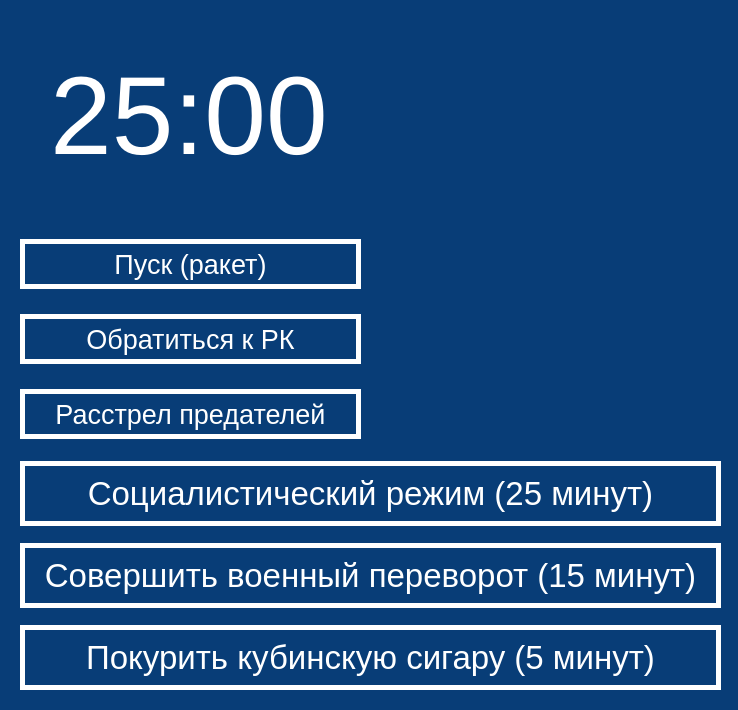
<?xml version="1.0" encoding="UTF-8"?>
<ui version="4.0">
 <class>MainWindow</class>
 <widget class="QMainWindow" name="MainWindow">
  <property name="enabled">
   <bool>true</bool>
  </property>
  <property name="geometry">
   <rect>
    <x>0</x>
    <y>0</y>
    <width>738</width>
    <height>710</height>
   </rect>
  </property>
  <property name="minimumSize">
   <size>
    <width>738</width>
    <height>710</height>
   </size>
  </property>
  <property name="maximumSize">
   <size>
    <width>738</width>
    <height>710</height>
   </size>
  </property>
  <property name="windowTitle">
   <string>Revolution timer!</string>
  </property>
  <property name="windowIcon">
   <iconset resource="Res.qrc">
    <normaloff>:/Icon.ico</normaloff>:/Icon.ico</iconset>
  </property>
  <property name="styleSheet">
   <string notr="true">QMainWindow#MainWindow {

	background-color: #083D77;
}</string>
  </property>
  <widget class="QWidget" name="centralwidget">
   <widget class="QWidget" name="horizontalLayoutWidget">
    <property name="geometry">
     <rect>
      <x>380</x>
      <y>20</y>
      <width>351</width>
      <height>424</height>
     </rect>
    </property>
    <layout class="QHBoxLayout" name="CheGevaraHL">
     <item>
      <widget class="QLabel" name="CheGevaraL">
       <property name="styleSheet">
        <string notr="true">QLabel#CheGevaraL {

	background-color: #083D77;
}</string>
       </property>
       <property name="text">
        <string/>
       </property>
       <property name="pixmap">
        <pixmap resource="Res.qrc">:/Че Гевара.jpg</pixmap>
       </property>
      </widget>
     </item>
    </layout>
   </widget>
   <widget class="QWidget" name="verticalLayoutWidget">
    <property name="geometry">
     <rect>
      <x>20</x>
      <y>450</y>
      <width>701</width>
      <height>251</height>
     </rect>
    </property>
    <layout class="QVBoxLayout" name="TimeButtons">
     <item>
      <widget class="QPushButton" name="Time25Button">
       <property name="minimumSize">
        <size>
         <width>0</width>
         <height>65</height>
        </size>
       </property>
       <property name="maximumSize">
        <size>
         <width>16777215</width>
         <height>65</height>
        </size>
       </property>
       <property name="styleSheet">
        <string notr="true">QPushButton#Time25Button {
    
    font-size: 25pt;
    color: #FFFFFF;
    
    background-color: #083D77;
    
    border: 5px solid #FFFFFF;
    box-sizing: border-box;
 }
 QPushButton#Time25Button:hover {
     
    background-color: #FFFFFF;
    color: #1B2D53;
    border: 5px solid #1B2D53;
 }
 QPushButton#Time25Button:pressed {
     
    background-color: #DB1921;
    color: #FFFFFF;
    border: 5px solid #000000;
 }
</string>
       </property>
       <property name="text">
        <string>Социалистический режим (25 минут)</string>
       </property>
      </widget>
     </item>
     <item>
      <widget class="QPushButton" name="Time15Button">
       <property name="minimumSize">
        <size>
         <width>0</width>
         <height>65</height>
        </size>
       </property>
       <property name="maximumSize">
        <size>
         <width>16777215</width>
         <height>65</height>
        </size>
       </property>
       <property name="styleSheet">
        <string notr="true">QPushButton#Time15Button {
    
    font-size: 25pt;
    color: #FFFFFF;
    
    background-color: #083D77;
    
    border: 5px solid #FFFFFF;
    box-sizing: border-box;
 }
 QPushButton#Time15Button:hover {
     
    background-color: #FFFFFF;
    color: #1B2D53;
    border: 5px solid #1B2D53;
 }
 QPushButton#Time15Button:pressed {
     
    background-color: #DB1921;
    color: #FFFFFF;
    border: 5px solid #000000;
 }

</string>
       </property>
       <property name="text">
        <string>Совершить военный переворот (15 минут)</string>
       </property>
      </widget>
     </item>
     <item>
      <widget class="QPushButton" name="Time5Button">
       <property name="minimumSize">
        <size>
         <width>0</width>
         <height>65</height>
        </size>
       </property>
       <property name="maximumSize">
        <size>
         <width>16777215</width>
         <height>65</height>
        </size>
       </property>
       <property name="styleSheet">
        <string notr="true">QPushButton#Time5Button {
    
    font-size: 25pt;
    color: #FFFFFF;
    
    background-color: #083D77;
    
    border: 5px solid #FFFFFF;
    box-sizing: border-box;
 }
 QPushButton#Time5Button:hover {
     
    background-color: #FFFFFF;
    color: #1B2D53;
    border: 5px solid #1B2D53;
 }
 QPushButton#Time5Button:pressed {
     
    background-color: #DB1921;
    color: #FFFFFF;
    border: 5px solid #000000;
 }

</string>
       </property>
       <property name="text">
        <string>Покурить кубинскую сигару (5 минут)</string>
       </property>
      </widget>
     </item>
    </layout>
   </widget>
   <widget class="QWidget" name="verticalLayoutWidget_3">
    <property name="geometry">
     <rect>
      <x>20</x>
      <y>220</y>
      <width>341</width>
      <height>241</height>
     </rect>
    </property>
    <layout class="QVBoxLayout" name="ControlButtons">
     <item>
      <widget class="QPushButton" name="StartButton">
       <property name="minimumSize">
        <size>
         <width>0</width>
         <height>50</height>
        </size>
       </property>
       <property name="maximumSize">
        <size>
         <width>16777215</width>
         <height>50</height>
        </size>
       </property>
       <property name="styleSheet">
        <string notr="true">QPushButton#StartButton {
    
    font-size: 20pt;
    color: #FFFFFF;
    
    background-color: #083D77;
    
    border: 5px solid #FFFFFF;
    box-sizing: border-box;
 }
 QPushButton#StartButton:hover {
     
    background-color: #FFFFFF;
    color: #1B2D53;
    border: 5px solid #1B2D53;
 }
 QPushButton#StartButton:pressed {
     
    background-color: #DB1921;
    color: #FFFFFF;
    border: 5px solid #000000;
 }
 QPushButton#StartButton:disabled {
     
    background-color: #083D77;
    color: #6B8BAD;
    border: 5px solid #6B8BAD;
 }</string>
       </property>
       <property name="text">
        <string>Пуск (ракет)</string>
       </property>
      </widget>
     </item>
     <item>
      <widget class="QPushButton" name="PauseButton">
       <property name="minimumSize">
        <size>
         <width>0</width>
         <height>50</height>
        </size>
       </property>
       <property name="maximumSize">
        <size>
         <width>16777215</width>
         <height>50</height>
        </size>
       </property>
       <property name="styleSheet">
        <string notr="true">QPushButton#PauseButton {
    
    font-size: 20pt;
    color: #FFFFFF;
    
    background-color: #083D77;
    
    border: 5px solid #FFFFFF;
    box-sizing: border-box;
 }
 QPushButton#PauseButton:hover {
     
    background-color: #FFFFFF;
    color: #1B2D53;
    border: 5px solid #1B2D53;
 }
 QPushButton#PauseButton:pressed {
     
    background-color: #DB1921;
    color: #FFFFFF;
    border: 5px solid #000000;
 }
</string>
       </property>
       <property name="text">
        <string>Обратиться к РК</string>
       </property>
      </widget>
     </item>
     <item>
      <widget class="QPushButton" name="StopButton">
       <property name="minimumSize">
        <size>
         <width>0</width>
         <height>50</height>
        </size>
       </property>
       <property name="maximumSize">
        <size>
         <width>16777215</width>
         <height>50</height>
        </size>
       </property>
       <property name="styleSheet">
        <string notr="true">QPushButton#StopButton {
    
    font-size: 20pt;
    color: #FFFFFF;
    
    background-color: #083D77;
    
    border: 5px solid #FFFFFF;
    box-sizing: border-box;
 }
 QPushButton#StopButton:hover {
     
    background-color: #FFFFFF;
    color: #1B2D53;
    border: 5px solid #1B2D53;
 }
 QPushButton#StopButton:pressed {
     
    background-color: #DB1921;
    color: #FFFFFF;
    border: 5px solid #000000;
 }
</string>
       </property>
       <property name="text">
        <string>Расстрел предателей</string>
       </property>
      </widget>
     </item>
    </layout>
   </widget>
   <widget class="QLabel" name="FlagLabel">
    <property name="geometry">
     <rect>
      <x>40</x>
      <y>20</y>
      <width>301</width>
      <height>199</height>
     </rect>
    </property>
    <property name="styleSheet">
     <string notr="true"/>
    </property>
    <property name="text">
     <string/>
    </property>
    <property name="pixmap">
     <pixmap resource="Res.qrc">:/М-26-7.jpg</pixmap>
    </property>
   </widget>
   <widget class="QLabel" name="Time">
    <property name="geometry">
     <rect>
      <x>50</x>
      <y>20</y>
      <width>281</width>
      <height>191</height>
     </rect>
    </property>
    <property name="font">
     <font>
      <pointsize>83</pointsize>
     </font>
    </property>
    <property name="styleSheet">
     <string notr="true">QLabel#Time {

	color: #FFFFFF;
}</string>
    </property>
    <property name="text">
     <string>25:00</string>
    </property>
   </widget>
  </widget>
  <widget class="QMenuBar" name="menubar">
   <property name="geometry">
    <rect>
     <x>0</x>
     <y>0</y>
     <width>738</width>
     <height>21</height>
    </rect>
   </property>
  </widget>
 </widget>
 <resources>
  <include location="Res.qrc"/>
 </resources>
 <connections/>
</ui>
